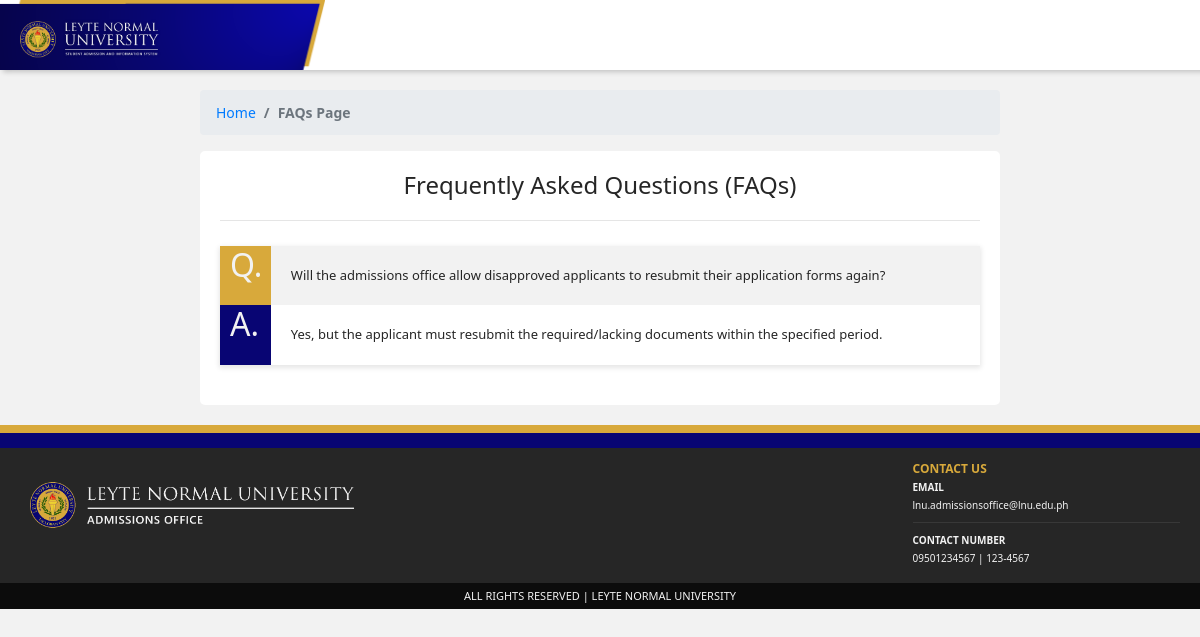
The page /pages/faqs.php on the database as committed earlier.
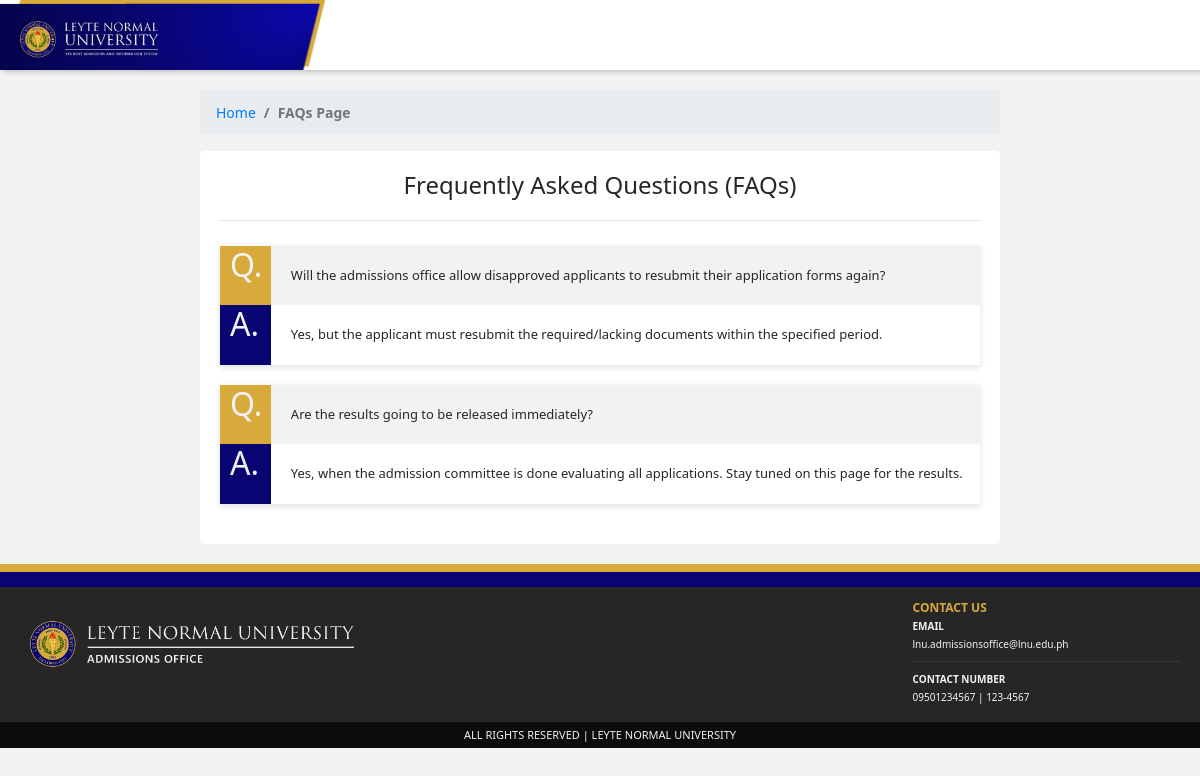
The same page on the database as committed later.
### tables this page shows
CREATE TABLE `tbl_faqs` (
  `id` int(11) NOT NULL,
  `question` text NOT NULL,
  `answer` text NOT NULL
);

### pages/faqs.php (the view, shortened to what this page needs)
<?php
	require 'backend/config/db_pdo.php';
	require 'backend/config/db_mysqli.php';
?>
<!DOCTYPE html>
<html>
<head>
		<link rel="stylesheet" type="text/css" href="assets/libs/bootstrap/css/bootstrap.min.css">
		<link rel="stylesheet" type="text/css" href="assets/libs/font-awesome/css/all.css">
		<link rel="stylesheet" type="text/css" href="assets/css/style.css">
</head>
<body>
	<nav class="navbar navbar-expand-sm student-navbar-main">
		<div class="student-navbar-logo-container">
			<a class="navbar-brand" href="index.php">
				<img src="assets/images/navbar_logo_main.png" class="logo">
			</a>
		</div>
	</nav>
	<div class="container-fluid" style="height: 100%;">
		<div class="row">
			<div class="col-md-2"></div>
			<div class="col-md-8 home" style="margin-bottom: 20px;">
				<div class="row">
					<div class="page-navigation">
						<ol class="breadcrumb">
	          				<li class="breadcrumb-item"><a href="index.php">Home</a></li>
	          				<li class="breadcrumb-item active">FAQs Page</li>
	        			</ol>
					</div>
				</div>
				<div class="row">
					<div class="home-container">
						<div class="faq-header" align="center">
							<h4 style="color: #262626;">Frequently Asked Questions (FAQs)</h4>
							<hr class="default-divider ml-auto">
						</div>
						<?php
							$queryFAQs = "SELECT * from tbl_faqs";
							$fetchFAQs = mysqli_query($connection, $queryFAQs);
							if($fetchFAQs){
								$numFAQs = mysqli_num_rows($fetchFAQs);
							}
							if($numFAQs > 0){
								$sqlFaq = $conn->prepare("SELECT * FROM tbl_faqs");
								$sqlFaq->execute();
								while($fetchFaq = $sqlFaq->fetch()){
							?>
								<div class="faq-card">
									<div class="faq-card-question">
										<div class="row">
											<div class="col-md-1 faq-card-question-header">
												<h2>Q.</h2>
											</div>
											<div class="col-md-11 faq-card-content">
												<p style="white-space: normal; word-break: break-all; margin: 10px 20px 10px 10px; font-size: 13px;"><?php echo $fetchFaq['question']?></p>
											</div>
										</div>
									</div>
									<div class="faq-card-answer">
										<div class="row">
											<div class="col-md-1 faq-card-answer-header">
												<h2>A.</h2>
											</div>
											<div class="col-md-11 faq-card-content">
												<p style="white-space: normal; word-break: break-all; margin: 10px 20px 10px 10px; font-size: 13px;"><?php echo $fetchFaq['answer']?></p>
											</div>
										</div>
									</div>
								</div>
							<?php
								}
							}else{
								echo "<p style='text-align: center'><i>FAQs not yet set, please contact the Admissions Office!</i></p>";
							}
						?>
					</div>
				</div>
			</div>
			<div class="col-md-2"></div>
		</div>
	</div>
	<div class="footer-container-main">
		<div class="student-footer-first"></div>
		<div class="student-footer-second"></div>
		<div class="student-footer-main">
			<div class="row">
				<div class="col-md-9">
					<div class="footer-logo-container">
						<img src="assets/images/footer_logo.png" class="footer-logo">
					</div>
				</div>
				<div class="col-md-3">
					<div class="footer-contact-container">
						<p class="footer-contact-header">CONTACT US</p>
						<p class="footer-contact-subheader">EMAIL</p>
						<p class="footer-contact-text">lnu.admissionsoffice@lnu.edu.ph</p>
						<hr class="footer-divider">
						<p class="footer-contact-subheader">CONTACT NUMBER</p>
						<p class="footer-contact-text">09501234567 | 123-4567</p>
					</div>
				</div>
			</div>
		</div>
		<div class="footer-subfooter">
			<p class="subfooter-text">ALL RIGHTS RESERVED | LEYTE NORMAL UNIVERSITY</p>
		</div>
	</div>
</body>
</html>

### pages/assets/css/style.css (style rules this page uses)
html { scroll-behavior: smooth; }
body { min-height: 100vh; width: 100%; display: flex; flex-direction: column; font-family: "Segoe UI", sans-serif; background-color: #F2F2F2; }
img { position: absolute; }
.default-divider { height: 5px; width: 100%; margin: 20px; color: #F2F2F2; }
.student-navbar-main { height: 70px; width: 100%; padding: 0px; background-color: #FFFFFF; box-shadow: 5px 0px 5px 2px rgba(0, 0, 0, 0.2); }
.student-navbar-logo-container { height: 100%; width: 150px; }
.navbar-brand { margin: 0px; padding: 0px 0px 5px 20px; }
.logo { width: 150px; z-index: 3; }
.page-navigation { width: 100%; margin-top: 20px; font-size: 14px; }
.breadcrumb-item.active { font-weight: 600; }
.home-container { height: auto; width: 100%; padding: 20px; border-radius: 5px; background-color: #FFFFFF; }
.faq-card { padding: 0px; margin-bottom: 20px; box-shadow: 0px 2px 5px 1px rgba(0, 0, 0, 0.1); }
.faq-card-content { padding: 10px; text-align: justify; font-size: 12px; color: #262626; }
.faq-card-question { height: auto; overflow: hidden; background-color: #F2F2F2; }
.faq-card-question-header { height: auto; width: 100%; margin: 0px; padding-left: 25px; color: #F2F2F2; background-color: #D8A93B; }
.faq-card-answer { height: auto; overflow: hidden; }
.faq-card-answer-header { height: auto; width: 100%; margin: 0px; padding-left: 25px; color: #F2F2F2; background-color: #080573; }
.footer-container-main { width: 100%; margin: 0px; padding: 0px; }
.student-footer-first { height: 8px; width: 100%; background-color: #D8A93B; }
.student-footer-second { height: 15px; width: 100%; background-color: #080573; }
.student-footer-main { height: 135px; width: 100%; padding: 20px; background-color: #262626; }
.footer-logo-container { height: 100%; width: 100%; margin-top: 10px; margin-left: 10px; }
.footer-logo { width: 40%; }
.footer-divider { background-color: #3E3E3E; }
.footer-contact-container { height: 100%; width: 100%; line-height: 0.2; }
.footer-contact-header { font-weight: 600; font-size: 12px; color: #D8A93B }
.footer-contact-subheader { font-weight: 600; font-size: 10px; color: #F2F2F2 }
.footer-contact-text { font-size: 10px; color: #F2F2F2 }
.footer-subfooter { height: auto; width: 100%; margin-top: auto; padding: 5px; text-align: center; color: #F2F2F2; background-color: #0C0C0C; }
.subfooter-text { margin: 0px; font-size: 11px; }

Rows that differ between the two databases and show on the page:
added tbl_faqs: question "Are the results going to be released immediately?", answer "Yes, when the admission committee is done evaluating all applications. Stay tuned on this page for the results."
